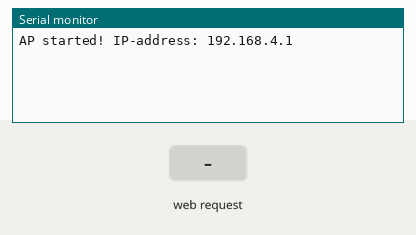
The sketch below on a simulated ESP32. Shown: the last lines printed to the serial monitor. Inputs (shaded band) come from the test bench.

Above: at 2.2 s.
2.3 s: HTTP request GET /MOTOR_AAN received
At 2.9 s:
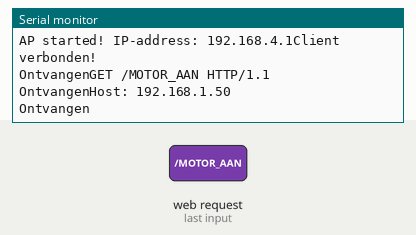
3.8 s: HTTP request GET /MOTOR_UIT received
At 5.0 s:
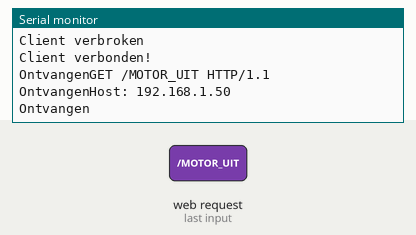

The sketch:

AccessPoint_Server.ino
```cpp
#include <WiFi.h>

const char* ssid = ""; // Kweni verzin iets zoals 'PicoMotorAP'
const char* password = ""; //min 8 tekens '12345678'
WiFiServer server(80);

void setup(){
  Serial.begin(115200);
  delay(1000);

  //AP starten
  WiFi.softAP(ssid, password);
  IPAddress IP = WiFi.softAPIP();
  Serial.print("AP started! IP-address: ");
  Serial.print(IP);

  //TCP-server starten
  server.begin();
}

void loop(){
  WiFiClient client =  server.available();
  if(client){
    Serial.println("Client verbonden!");

    while(client.connected()){
      if (client.available()){
        String msg = client.readStringUntil('\n');
        msg.trim();
        Serial.println("Ontvangen" + msg);

        if (msg == "MOTOR_AAN"){
          Serial.println("Motor aan");
        } else if (msg == "MOTOR_UIT"){
          Serial.println("Motor uit");
        }
      }
    }

    client.stop();
    Serial.println("Client verbroken");
  }
}
```

Measured:
- after the input at 2.3 s, the serial monitor: prints a new line at once (image 1)
- after the input at 3.8 s, the serial monitor: prints a new line at once (image 2)
